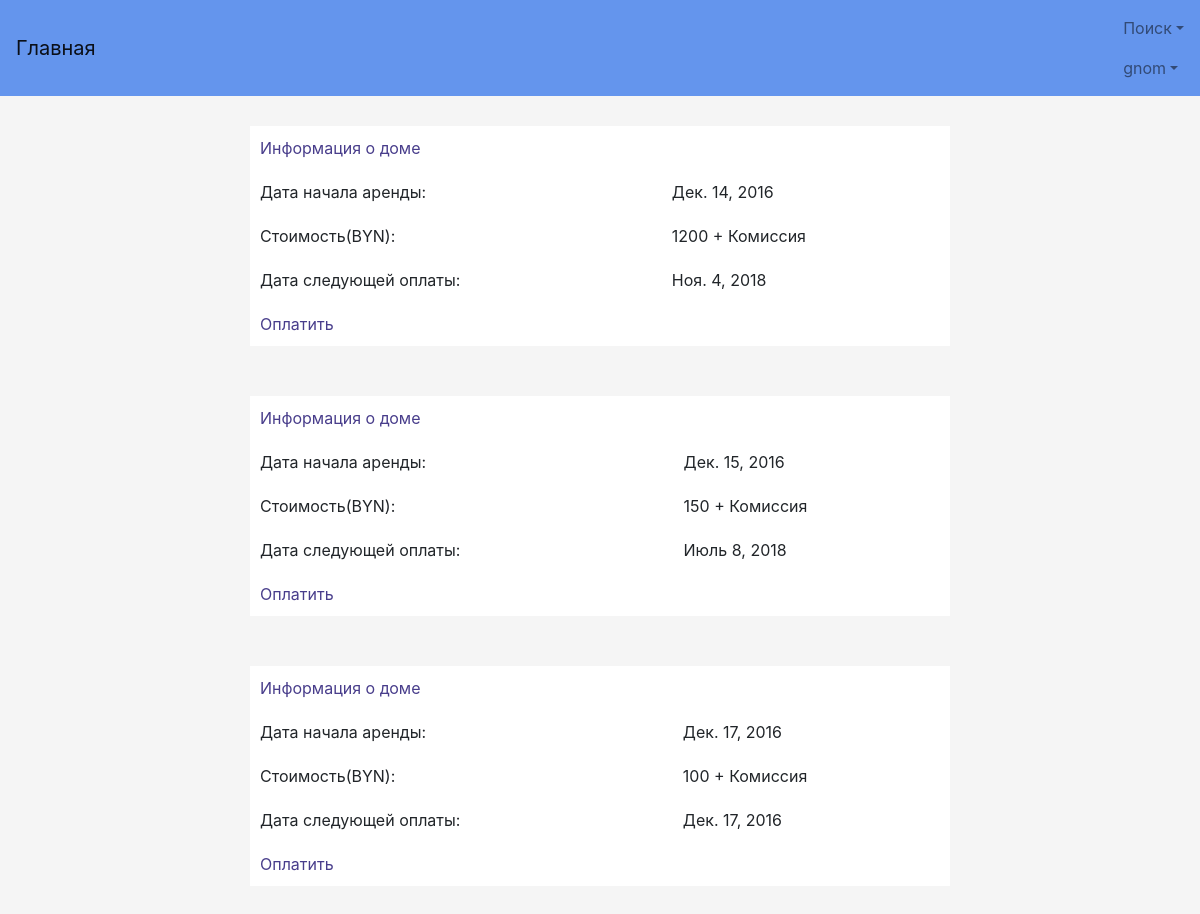
/profile/allrentsrenter (signed in), run on an earlier commit of the app's database.
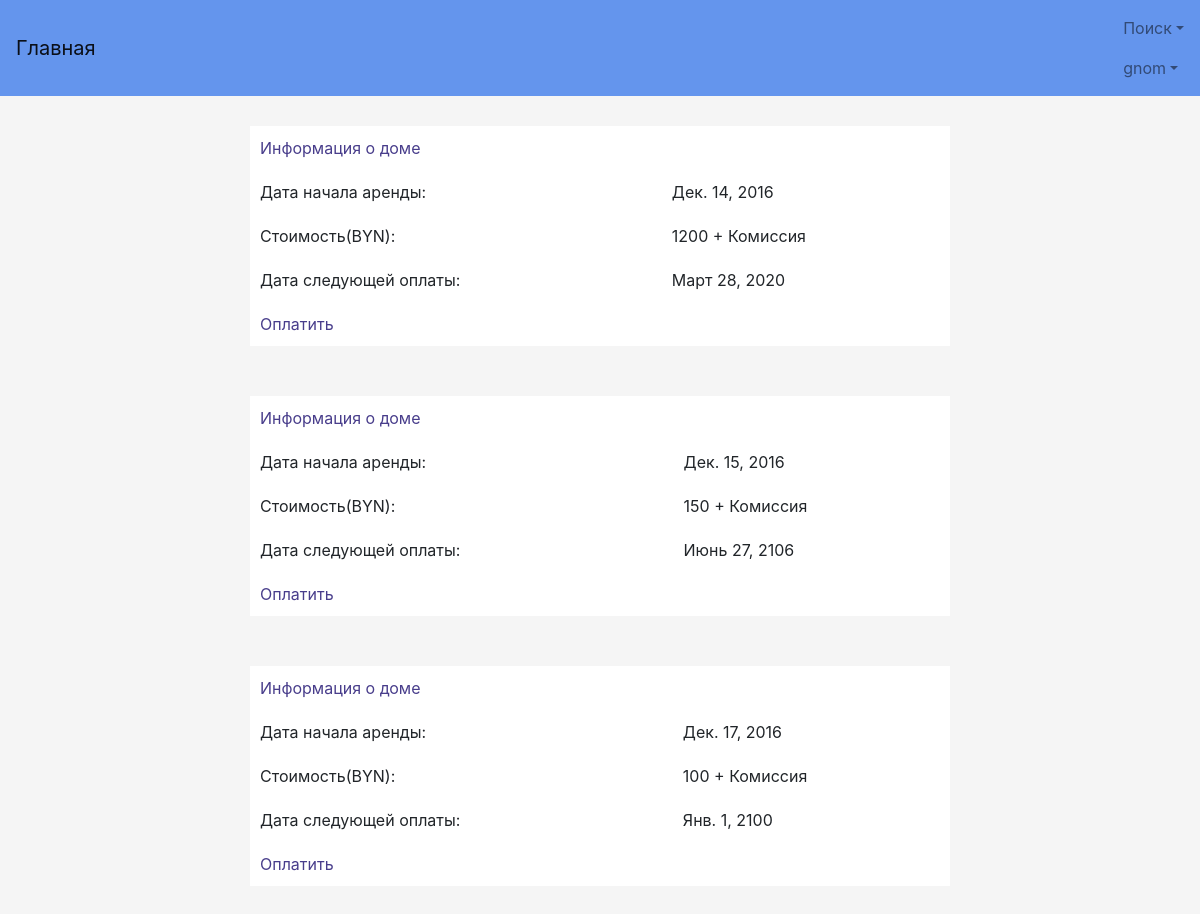
And on a later commit of the database.
### TOFI/models.py (models this page shows)
class DoneRent(models.Model):
    id_house = models.ForeignKey(Rent)
    id_user_owner = models.ForeignKey(MyUser)
    id_user_renter = models.IntegerField()
    date_rent = models.DateField(default=None)
    payed_until_time = models.FloatField(default=0)
    cost = models.CharField(max_length=50)  # Цена одной платы
    next_payment_date = models.DateField(default=None)

### user_profile/views.py (the view)
# urls.py: url(r'allrentsrenter', views.all_rents_renter, name='AllRentsRenter'),
def all_rents_renter(request):
    id_user = request.user.id
    my_rents = models.DoneRent.objects.all().filter(id_user_renter=id_user)
    return render(request, 'Profile/AllRentsRenter.html', {'my_rents': my_rents})

### TOFI/templates/Profile/AllRentsRenter.html (shortened to what this page needs)
{% extends "base.html" %}
{% block content %}
        {% if my_rents %}
            {% for rent in my_rents %}
                <table class="center">
                    <tr class="padding">
                        <td class="padding">
                            <a href="aboutHouse/{{ rent.id_house}}">Информация о доме</a>
                        </td>
                    </tr>
                    <tr>
                        <td class="padding">Дата начала аренды:</td>
                        <td class="padding">{{ rent.date_rent }}</td>
                    </tr>
                    <tr>
                        <td class="padding">Стоимость(BYN):</td>
                        <td class="padding">{{ rent.cost }} + Комиссия</td>
                    </tr>
                    <tr>
                        <td class="padding">Дата следующей оплаты:</td>
                        <td class="padding">{{ rent.next_payment_date }}</td>
                    </tr>
                    <tr class="padding">
                        <td class="padding">
                            <a href="choose_payment/{{ rent.id }}">Оплатить</a>
                        </td>
                    </tr>
                </table>
            {% endfor %}
        {% endif %}
{% endblock %}

What changed in the data, as far as the page shows it:
changed DoneRent: next_payment_date "Ноя. 4, 2018" → "Март 28, 2020"
changed DoneRent: next_payment_date "Июль 8, 2018" → "Июнь 27, 2106"
changed DoneRent: next_payment_date "Дек. 17, 2016" → "Янв. 1, 2100"
